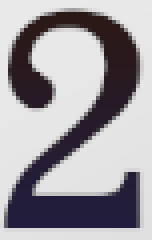
#> input picture pics/mb2.png, 38 x 60 px, found by its file name (shown 4 times larger)
$ jupyter execute test.ipynb
#> lines starting #> are read from the running program, lines starting #| are printed output that depends on the picture
[cell 1]
from PIL import Image
import numpy as np

def read_image_to_numpy(image_path):
    # 打开图片
    image = Image.open(image_path)
#> image is the input picture: PIL image 38x60 RGBA; mean R, G, B, A 159, 154.7, 160.2, 255

    image =  image.convert('L')
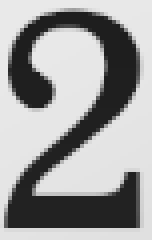
#> image: PIL image 38x60 L (shown 4 times larger); min 30, max 233, mean 156.5
    # 将图片转换为NumPy数组
    image_array = np.array(image)

    return image_array

# 图片路径
image_path = 'E:\code\DouZero_For_HappyDouDiZhu\pics\mb2.png'

# 读取图片并转换为NumPy数组
image_array = read_image_to_numpy(image_path)

# 打印数组形状
print(image_array[10,:])
#| [233 233 232 144  30  30  30  30  89 218 232 232 232 232 232 232 232 232
#|  232 232 232 232 232 232 206  62  30  30  30  30  30  30  30 129 231 231
#|  231 231]

[cell 2]
print(read_image_to_numpy('E:\code\DouZero_For_HappyDouDiZhu\pics\mr2.png')[10,:])
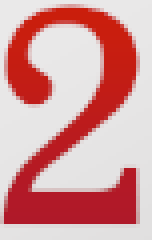
#> input picture pics/mr2.png, 38 x 60 px, found by its file name (shown 4 times larger)
#> in read_image_to_numpy, image is the input picture: PIL image 38x60 RGBA; mean R, G, B, A 214, 154.6, 154.9, 255
#> in read_image_to_numpy (call 2), `image =  image.convert('L')`:
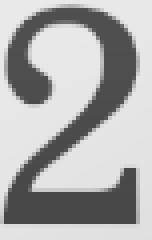
#> image: PIL image 38x60 L (shown 4 times larger); min 72, max 233, mean 172.2

[cell 3]
print(read_image_to_numpy('E:\code\DouZero_For_HappyDouDiZhu\pics\mb8.png')[10,:])
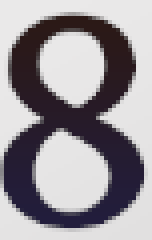
#> input picture pics/mb8.png, 38 x 60 px, found by its file name (shown 4 times larger)
#> in read_image_to_numpy, image is the input picture: PIL image 38x60 RGBA; mean R, G, B, A 152.7, 147.9, 153.3, 255
#> in read_image_to_numpy (call 3), `image =  image.convert('L')`:
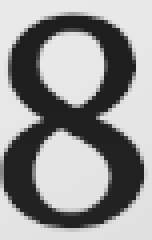
#> image: PIL image 38x60 L (shown 4 times larger); min 30, max 233, mean 149.8

[cell 4]
print(read_image_to_numpy('E:\code\DouZero_For_HappyDouDiZhu\pics\mrA.png')[10,:])
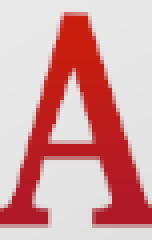
#> input picture pics/mrA.png, 38 x 60 px, found by its file name (shown 4 times larger)
#> in read_image_to_numpy, image is the input picture: PIL image 38x60 RGBA; mean R, G, B, A 215.1, 160.9, 161.5, 255
#> in read_image_to_numpy (call 4), `image =  image.convert('L')`:
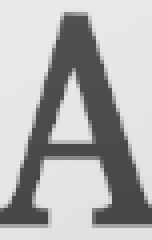
#> image: PIL image 38x60 L (shown 4 times larger); min 72, max 233, mean 177
